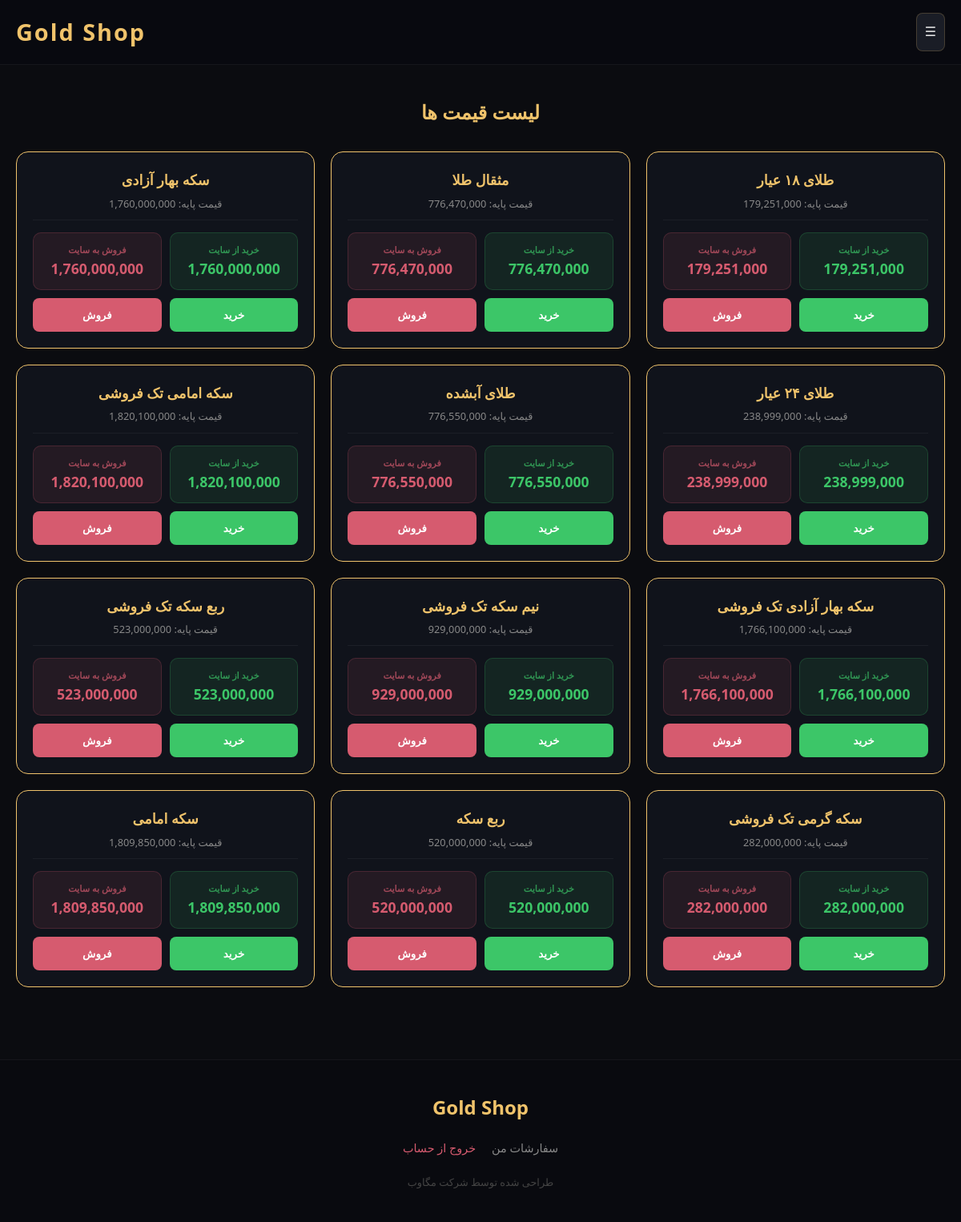
/user_dashboard/ (signed in), run on the app's committed database.
### OMS/models/product.py (models this page shows, shortened)
class Product(models.Model):
    title = models.CharField(max_length=255, choices=TITLE_ENUM)
    can_buy_online = models.BooleanField(
        default=True,
        verbose_name="امکان خرید آنلاین توسط کاربر"
    )
    can_sell_online = models.BooleanField(
        default=True,
        verbose_name="امکان فروش آنلاین توسط کاربر"
    )
    endpoint = models.CharField(
        max_length=255,
        unique=True,
        null=True,
        blank=True,
        editable=False
    )
    @property
    def base_price(self):
        latest = self.base_prices.order_by("-created_at").first()
        return latest.price if latest else Decimal("5")

### OMS/models/base_price.py (models this page shows, shortened)
class BasePrice(models.Model):
    product = models.ForeignKey(
        "OMS.Product",
        related_name="base_prices",
        on_delete=models.CASCADE
    )
    price = models.DecimalField(
        max_digits=20,
        decimal_places=0
    )
    created_at = models.DateTimeField(
        auto_now_add=True
    )
    class Meta:
        ordering = ["-created_at"]

### UMS/views/user_dashboard.py (the view)
# urls.py: path('user_dashboard/', user_dashboard, name='user_dashboard'),
@login_required(login_url="/do_login/")
def user_dashboard(request):
    products = Product.objects.all()
    for p in products:
        user_prices = get_user_specific_prices(request.user, p)
        p.display_buy_price = user_prices['price_to_buy']
        p.display_sell_price = user_prices['price_to_sell']
    if request.method == 'GET':
        return render(request, 'user_dashboard.html', {"products": products})
    else:
        return HttpResponse("Method Not Allowed", status=405)

### OMS/views/create_order.py (called while the page is built)
def get_user_specific_prices(user, product):
    base = product.base_price
    try:
        mazaneh_entry = CategoryProductMazaneh.objects.filter(
            category=user.category,
            product=product
        ).first()
    except:
        mazaneh_entry = None
    buy_offset = mazaneh_entry.buy_mazaneh if (mazaneh_entry and mazaneh_entry.buy_mazaneh) else Decimal("0")
    sell_offset = mazaneh_entry.sell_mazaneh if (mazaneh_entry and mazaneh_entry.sell_mazaneh) else Decimal("0")
    price_to_buy_from_us = base + sell_offset  # نرخ فروش واحد (مشتری می‌خرد)
    price_to_sell_to_us = base - buy_offset  # نرخ خرید واحد (مشتری می‌فروشد)
    return {
        'price_to_buy': price_to_buy_from_us,
        'price_to_sell': price_to_sell_to_us,
        'buy_offset': buy_offset,
        'sell_offset': sell_offset
    }

### UMS/templates/user_dashboard.html (shortened to what this page needs)
{% load humanize %}
<!DOCTYPE html>
<html lang="fa" dir="rtl">
<head>
</head>
<body>
  <header>
    <div class="header-inner">
      <div class="menu-btn" onclick="toggleMenu()">☰</div>
      <div class="logo">Gold Shop</div>
    </div>
  </header>
  <main>
    <h2 class="section-title">لیست قیمت ها</h2>
    <section class="prices">
      {% for product in products %}
      <div class="price-card">
        <div class="item-header">{{ product.title }}</div>
        <div class="base-price">قیمت پایه: {{ product.base_price|intcomma }}</div>
        <div class="price-row">
          <div class="buy">
             <small style="display:block; font-size: 0.7rem; opacity: 0.7;">خرید از سایت</small>
              {% if product.can_buy_online %}
                {{ product.display_buy_price|intcomma }}
             {% else %}
              <span style="color: #ff4d4d; font-weight: bold;">خرید نداریم</span>
    {% endif %}
          </div>
          <div class="sell">
             <small style="display:block; font-size: 0.7rem; opacity: 0.7;">فروش به سایت</small>
              {% if product.can_sell_online %}
              {{ product.display_sell_price|intcomma }}
               {% else %}
              <span style="color: #ff4d4d; font-weight: bold;">فروش نداریم</span>
              {% endif %}
          </div>
        </div>
        <div class="card-actions">
          <button class="card-buy" onclick="openTradeModal('buy', '{{ product.id }}', '{{ product.title }}')">خرید</button>
          <button class="card-sell" onclick="openTradeModal('sell', '{{ product.id }}', '{{ product.title }}')">فروش</button>
        </div>
      </div>
      {% endfor %}
    </section>
  </main>
  <footer>
    <div class="brand">Gold Shop</div>
    <div class="footer-links">
      <a href='{% url "order_list" %}'> سفارشات من</a>
      <a href="{% url 'do_logout' %}" style="color: var(--sell-btn);"> خروج از حساب</a>
    </div>
    <div class="copy">طراحی شده توسط شرکت مگاوب</div>
  </footer>
</body>
</html>

### UMS/templates/user_dashboard.html (style rules this page uses)
:root { --bg: #0b0c10; --card-bg: #10131b; --gold: #f0c36b; --text: #e7e7e7; --buy-btn: #3cc668; --sell-btn: #d65b6f; --header-bg: rgba(9, 10, 15, 0.96); }
html, body, div, span, h1, h2, h3, b, a, p, label, input, select, textarea, button, strong, small { font-family: system-ui, -apple-system, BlinkMacSystemFont, "Segoe UI", Roboto, Helvetica, Arial, sans-serif !important; }
* { margin: 0; padding: 0; box-sizing: border-box; font-family: Tahoma, sans-serif; }
body { background: var(--bg); color: var(--text); line-height: 1.6; }
header { position: sticky; top: 0; background: var(--header-bg); border-bottom: 1px solid rgba(255,255,255,0.05); z-index: 1000; }
.header-inner { height: 80px; display: flex; align-items: center; justify-content: space-between; padding: 0 20px; }
.logo { color: var(--gold); font-size: 1.8rem; font-weight: 900; letter-spacing: 2px; }
.menu-btn { cursor: pointer; padding: 10px; background: #1a1d26; border-radius: 8px; border: 1px solid rgba(240,195,107,0.2); }
main { padding: 40px 20px; max-width: 1200px; margin: 0 auto; }
.section-title { text-align: center; color: var(--gold); margin-bottom: 30px; font-size: 1.5rem; }
.prices { display: grid; grid-template-columns: repeat(auto-fill, minmax(300px, 1fr)); gap: 20px; }
.price-card { border: 1px solid var(--gold); background: var(--card-bg); border-radius: 15px; padding: 20px; transition: 0.3s; }
.item-header { font-size: 1.1rem; font-weight: bold; color: var(--gold); margin-bottom: 5px; text-align: center; }
.base-price { text-align: center; font-size: 0.8rem; color: #888; margin-bottom: 15px; border-bottom: 1px solid rgba(255,255,255,0.05); padding-bottom: 10px; }
.price-row { display: flex; justify-content: space-between; gap: 10px; margin-bottom: 10px; }
.price-row div { flex: 1; padding: 12px; border-radius: 10px; text-align: center; font-weight: bold; font-size: 1.1rem; }
.price-row .sell { background: rgba(214, 91, 111, 0.1); color: var(--sell-btn); border: 1px solid rgba(214, 91, 111, 0.2); }
.price-row .buy { background: rgba(60, 198, 104, 0.1); color: var(--buy-btn); border: 1px solid rgba(60, 198, 104, 0.2); }
.card-actions { display: flex; gap: 10px; }
.card-actions button { flex: 1; padding: 12px; border: none; border-radius: 8px; cursor: pointer; font-weight: bold; color: #fff; transition: 0.3s; }
.card-buy { background: var(--buy-btn); }
.card-sell { background: var(--sell-btn); }
footer { background: #090a0f; padding: 40px 20px; border-top: 1px solid rgba(255,255,255,0.05); margin-top: 50px; text-align: center; }
.brand { font-size: 1.5rem; color: var(--gold); font-weight: bold; margin-bottom: 20px; }
.footer-links { display: flex; justify-content: center; gap: 20px; flex-wrap: wrap; margin-bottom: 20px; }
.footer-links a { color: #888; text-decoration: none; font-size: 0.9rem; }
.copy { font-size: 0.8rem; color: #444; }

### data on the page
Product: title "طلای ۱۸ عیار", base_price "179,251,000", display_buy_price "179,251,000", display_sell_price "179,251,000"
Product: title "مثقال طلا", base_price "776,470,000", display_buy_price "776,470,000", display_sell_price "776,470,000"
Product: title "سکه بهار آزادی", base_price "1,760,000,000", display_buy_price "1,760,000,000", display_sell_price "1,760,000,000"
Product: title "طلای ۲۴ عیار", base_price "238,999,000", display_buy_price "238,999,000", display_sell_price "238,999,000"
Product: title "طلای آبشده", base_price "776,550,000", display_buy_price "776,550,000", display_sell_price "776,550,000"
Product: title "سکه امامی تک فروشی", base_price "1,820,100,000", display_buy_price "1,820,100,000", display_sell_price "1,820,100,000"
Product: title "سکه بهار آزادی تک فروشی", base_price "1,766,100,000", display_buy_price "1,766,100,000", display_sell_price "1,766,100,000"
Product: title "نیم سکه تک فروشی", base_price "929,000,000", display_buy_price "929,000,000", display_sell_price "929,000,000"
Product: title "ربع سکه تک فروشی", base_price "523,000,000", display_buy_price "523,000,000", display_sell_price "523,000,000"
Product: title "سکه گرمی تک فروشی", base_price "282,000,000", display_buy_price "282,000,000", display_sell_price "282,000,000"
Product: title "ربع سکه", base_price "520,000,000", display_buy_price "520,000,000", display_sell_price "520,000,000"
Product: title "سکه امامی", base_price "1,809,850,000", display_buy_price "1,809,850,000", display_sell_price "1,809,850,000"
